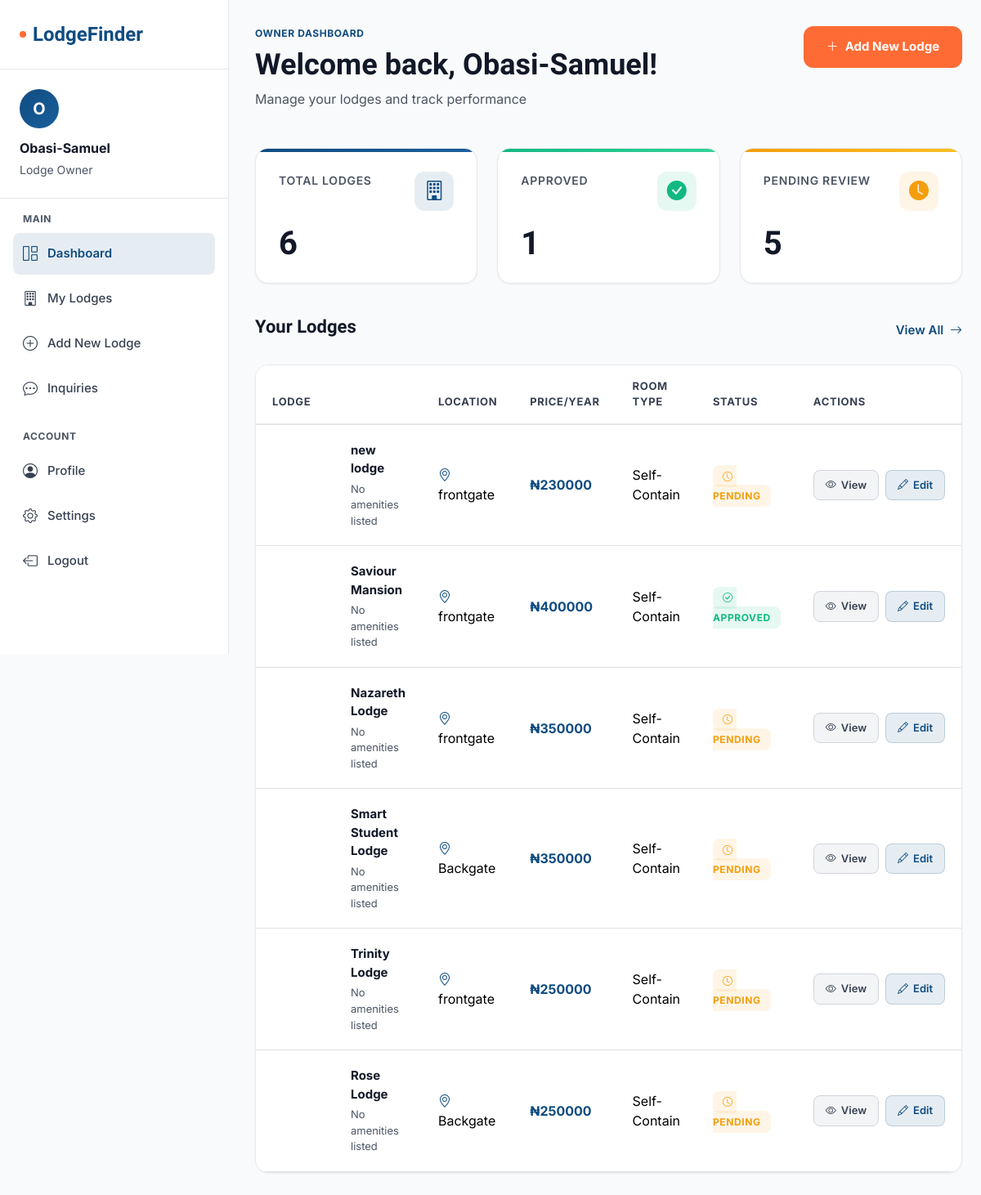
The page /owner/dashboard/ (signed in) on the database its author committed.
### lodge/models.py (models this page shows, shortened)
class User(AbstractUser):
    USER_TYPE_CHOICES = (
        ('student', 'Student'),
        ('owner', 'Lodge Owner'),
    )
    user_type = models.CharField(max_length=10, choices=USER_TYPE_CHOICES, default='student')
    phone_number = models.CharField(max_length=15, blank=True, null=True)
    full_name = models.CharField(max_length=150, blank=True, help_text="Full name (e.g., Cornelius Okoro)")

class Lodge(models.Model):
    owner = models.ForeignKey(User, on_delete=models.CASCADE, related_name='lodges')
    name = models.CharField(max_length=200)
    location = models.CharField(max_length=200, help_text="e.g. Akanu, Ozizza, Backgate, etc.")
    latitude = models.FloatField(null=True, blank=True, help_text="Latitude (filled by verification team)")
    longitude = models.FloatField(null=True, blank=True, help_text="Longitude (filled by verification team)")
    price_per_year = models.DecimalField(max_digits=10, decimal_places=2)
    room_type = models.CharField(max_length=50, choices=[
        ('single', 'Single Room'),
        ('self_contain', 'Self-Contain'),
        ('flat', 'Flat'),
    ])
    description = models.TextField(blank=True)
    amenities = models.ManyToManyField('Amenity', blank=True)
    is_approved = models.BooleanField(default=False)
    total_rooms = models.PositiveIntegerField(default=1, help_text="Total number of rooms in the lodge")
    rooms_available = models.PositiveIntegerField(default=1, help_text="Number of rooms currently available")
    created_at = models.DateTimeField(auto_now_add=True)

### lodge/views.py (the view)
# urls.py: path('owner/dashboard/', views.owner_dashboard, name='owner_dashboard'),
@login_required
def owner_dashboard(request):
    if request.user.user_type != 'owner':
        messages.error(request, 'Access denied.')
        return redirect('home')
    my_lodges = Lodge.objects.filter(owner=request.user)\
                             .select_related('owner')\
                             .prefetch_related('images', 'amenities')\
                             .order_by('-created_at')
    total_lodges = my_lodges.count()
    approved = my_lodges.filter(is_approved=True).count()
    pending = my_lodges.filter(is_approved=False).count()
    return render(request, 'lodge/owner_dashboard.html', {
        'my_lodges': my_lodges,
        'total_lodges': total_lodges,
        'approved': approved,
        'pending': pending,
    })

### lodge/templates/lodge/owner_dashboard.html (shortened to what this page needs)
<!DOCTYPE html>
<html lang="en">
<head>
    <link href="https://cdn.jsdelivr.net/npm/bootstrap@5.3.3/dist/css/bootstrap.min.css" rel="stylesheet">
    <link rel="stylesheet" href="https://cdn.jsdelivr.net/npm/bootstrap-icons@1.11.3/font/bootstrap-icons.min.css">
</head>
<body>
    <div class="dashboard-wrapper">
        <aside class="sidebar-owner" id="sidebar">
            <div class="sidebar-header">
                <div class="brand-owner">
                    <span class="brand-dot"></span>
                    LodgeFinder
                </div>
            </div>
            <div class="user-profile">
                <div class="user-avatar">
                    {{ user.username|first|upper }}
                </div>
                <div class="user-name">{{ user.get_full_name|default:user.username }}</div>
                <div class="user-role">Lodge Owner</div>
            </div>
            <nav class="sidebar-nav">
                <div class="nav-section-title">Main</div>
                <a href="{% url 'owner_dashboard' %}" class="nav-link-owner active">
                    <i class="bi bi-grid-1x2"></i>
                    <span>Dashboard</span>
                </a>
                <a href="{% url 'my_lodges' %}" class="nav-link-owner">
                    <i class="bi bi-building"></i>
                    <span>My Lodges</span>
                </a>
                <a href="{% url 'add_lodge' %}" class="nav-link-owner">
                    <i class="bi bi-plus-circle"></i>
                    <span>Add New Lodge</span>
                </a>
                <a href="{% url 'inquiries' %}" class="nav-link-owner">
                    <i class="bi bi-chat-dots"></i>
                    <span>Inquiries</span>
                </a>
                <div class="nav-section-title">Account</div>
                <a href="{% url 'owner_profile' %}" class="nav-link-owner">
                    <i class="bi bi-person-circle"></i>
                    <span>Profile</span>
                </a>
                <a href="#" class="nav-link-owner">
                    <i class="bi bi-gear"></i>
                    <span>Settings</span>
                </a>
                <a href="{% url 'logout' %}" class="nav-link-owner">
                    <i class="bi bi-box-arrow-left"></i>
                    <span>Logout</span>
                </a>
            </nav>
        </aside>
        <main class="main-content-owner">
            <div class="page-header-owner">
                <div class="page-title-section">
                    <div class="page-subtitle">Owner Dashboard</div>
                    <h1 class="page-title">Welcome back, {{ user.get_full_name|default:user.username }}!</h1>
                    <p class="page-description">Manage your lodges and track performance</p>
                </div>
                <a href="{% url 'add_lodge' %}" class="btn-add-lodge">
                    <i class="bi bi-plus-lg"></i>
                    Add New Lodge
                </a>
            </div>
            <div class="stats-grid-owner">
                <div class="stat-card-owner">
                    <div class="stat-header">
                        <div>
                            <div class="stat-label">Total Lodges</div>
                        </div>
                        <div class="stat-icon primary">
                            <i class="bi bi-building"></i>
                        </div>
                    </div>
                    <div class="stat-value">{{ total_lodges }}</div>
                </div>
                <div class="stat-card-owner success">
                    <div class="stat-header">
                        <div>
                            <div class="stat-label">Approved</div>
                        </div>
                        <div class="stat-icon success">
                            <i class="bi bi-check-circle-fill"></i>
                        </div>
                    </div>
                    <div class="stat-value">{{ approved }}</div>
                </div>
                <div class="stat-card-owner warning">
                    <div class="stat-header">
                        <div>
                            <div class="stat-label">Pending Review</div>
                        </div>
                        <div class="stat-icon warning">
                            <i class="bi bi-clock-fill"></i>
                        </div>
                    </div>
                    <div class="stat-value">{{ pending }}</div>
                </div>
            </div>
            <div class="section-header-owner">
                <h2 class="section-title-owner">Your Lodges</h2>
                <a href="{% url 'my_lodges' %}" class="link-view-all">
                    View All <i class="bi bi-arrow-right ms-1"></i>
                </a>
            </div>
            {% if my_lodges %}
            <div class="lodges-table-wrapper">
                <table class="table table-owner">
                    <thead>
                        <tr>
                            <th>Lodge</th>
                            <th>Location</th>
                            <th>Price/Year</th>
                            <th>Room Type</th>
                            <th>Status</th>
                            <th>Actions</th>
                        </tr>
                    </thead>
                    <tbody>
                        {% for lodge in my_lodges %}
                        <tr>
                            <td>
                                <div class="lodge-info">
                                    <div class="lodge-details">
                                        <div class="lodge-name-table">{{ lodge.name }}</div>
                                        <div class="lodge-meta-table">
                                            {% if lodge.amenities.all %}
                                                {{ lodge.amenities.count }} amenities
                                            {% else %}
                                                No amenities listed
                                            {% endif %}
                                        </div>
                                    </div>
                                </div>
                            </td>
                            <td>
                                <i class="bi bi-geo-alt me-1" style="color: var(--primary);"></i>
                                {{ lodge.location }}
                            </td>
                            <td>
                                <strong style="color: var(--primary);">₦{{ lodge.price_per_year|floatformat:0 }}</strong>
                            </td>
                            <td>{{ lodge.get_room_type_display }}</td>
                            <td>
                                {% if lodge.is_approved %}
                                    <span class="badge-status badge-approved">
                                        <i class="bi bi-check-circle me-1"></i>Approved
                                    </span>
                                {% else %}
                                    <span class="badge-status badge-pending">
                                        <i class="bi bi-clock me-1"></i>Pending
                                    </span>
                                {% endif %}
                            </td>
                            <td>
                                <div class="d-flex gap-2">
                                    <a href="{% url 'lodge_detail' lodge.id %}" class="btn-action btn-view">
                                        <i class="bi bi-eye"></i>
                                        View
                                    </a>
                                    <a href="#" class="btn-action btn-edit">
                                        <i class="bi bi-pencil"></i>
                                        Edit
                                    </a>
                                </div>
                            </td>
                        </tr>
                        {% endfor %}
                    </tbody>
                </table>
            </div>
            {% endif %}
        </main>
    </div>
</body>
</html>

### rows shown on the page
User: username|first "O", get_full_name "Obasi-Samuel"
Lodge: name "new lodge", shows "No amenities listed", location "frontgate", price_per_year "230000", room_type "Self-Contain", is_approved False (drawn)
Lodge: name "Saviour Mansion", shows "No amenities listed", location "frontgate", price_per_year "400000", room_type "Self-Contain", is_approved True (drawn)
Lodge: name "Nazareth Lodge", shows "No amenities listed", location "frontgate", price_per_year "350000", room_type "Self-Contain", is_approved False (drawn)
Lodge: name "Smart Student Lodge", shows "No amenities listed", location "Backgate", price_per_year "350000", room_type "Self-Contain", is_approved False (drawn)
Lodge: name "Trinity Lodge", shows "No amenities listed", location "frontgate", price_per_year "250000", room_type "Self-Contain", is_approved False (drawn)
Lodge: name "Rose Lodge", shows "No amenities listed", location "Backgate", price_per_year "250000", room_type "Self-Contain", is_approved False (drawn)

### other values the page prints
{{ total_lodges }} "6"
{{ approved }} "1"
{{ pending }} "5"
